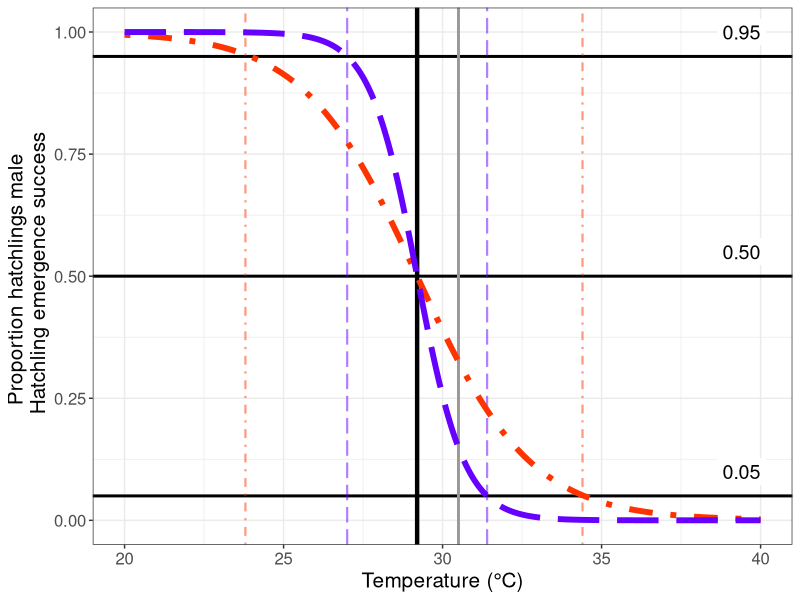

This figure's R source:
# set working directory
setwd("~/Projects/iliketurtles3")

# load libraries
library(ggplot2)

# emergence success variables
hatch_success_A <- 0.86                   # logistic by temp - A
hatch_success_k <- -1.7                   # logistic by temp - beta
hatch_success_t0 <- 32.7                  # logistic by temp - t0

# temperatures
x <- seq(from = 20, to = 40, by = 0.01)

# patricio et al.
t_piv1 <- 29.2
# k1 <- -1.4 # Patricio et al 2017, TRT 
k1 <- -1.34
y1 <- round(1/(1 + exp(-k1*(x - t_piv1))), 5)

# embryogrowth (all greens)
t_piv2 <- 29.2
k2 <- -0.561
y2 <- round(1/(1 + exp(-k2*(x - t_piv2))), 5)

# emergence success
# ES <- hatch_success_A / (1 + exp(-hatch_success_k * (x - hatch_success_t0)))


# make dataframe
TRN <- data.frame(Temperature = x,
                  Population = rep(c('West Africa', 
                                     'Suriname'
                                     # 'Emergence Success'
                                     ), each = length(x)),
                  Proportion_Male = c(y1, 
                                      y2 
                                      # ES
                                      ))

# WA <- subset(TRN, Model == 'West Africa')
# SN <- subset(TRN, Model == 'Suriname')

# plot
fig <- ggplot(data = TRN, aes(x = Temperature, y = Proportion_Male, 
                              col = Population, lty = Population)) +
  geom_hline(yintercept = c(0.05, 0.50, 0.95), lwd = 1, lty = 1) +
  geom_vline(xintercept = 29.2, col = 'black', lwd = 1.5, lty = 1) +
  geom_vline(xintercept = 30.5, col = 'gray60', lwd = 1, lty = 1) +
  geom_vline(xintercept = 27, col = '#6600FF', lty = 5, 
             lwd = 0.75, alpha = 0.5) +
  geom_vline(xintercept = 31.4, col = '#6600FF', lty = 5, 
             lwd = 0.75, alpha = 0.5) +
  geom_vline(xintercept = 34.4, col = '#FF3300', lty = 4, 
             lwd = 0.75, alpha = 0.5) +
  geom_vline(xintercept = 23.8, col = '#FF3300', lty = 4, 
             lwd = 0.75, alpha = 0.5) +
  geom_line(lwd = 2) +
  scale_color_manual(values = c(
    # '#33CC33', 
                                '#FF3300', '#6600FF')) +
  scale_linetype_manual(values = c(
    # 1, 
    4, 5)) +
  ylab('Proportion hatchlings male \n Hatchling emergence success') +
  xlab('Temperature (\u00B0C)') +
  theme_bw() +
  theme(axis.text = element_text(size = 12), 
        axis.title = element_text(size = 15),
        # legend.text = element_text(size = 12),
        # legend.title = element_text(size = 15),
        # legend.position = 'top',
        # # legend.position = 'inside', 
        # # legend.position.inside = c(0.8, 0.75),
        # legend.key.width = unit(9.63, "line"), 
        legend.position = 'none') +
  annotate("label", x = 39.4, y = 0.1, label = "0.05", size = 5, 
           label.size = 0) +
  annotate("label", x = 39.4, y = 0.55, label = "0.50", size = 5, 
           label.size = 0) +
  annotate("label", x = 39.4, y = 1.00, label = "0.95", size = 5, 
           label.size = 0)
  # annotate("label", x = 28.4, y = 0, label = "29.2\u00B0C", size = 5, 
  #          label.size = 0) +
  # annotate("label", x = 32.65, y = 1, label = "30.5\u00B0C", size = 5, 
  #          label.size = 0)


fig


# ggsave("figures/thermal_reaction_norms.png", 
#        plot = last_plot(), 
#        height = 5, 
#        width = 8)
